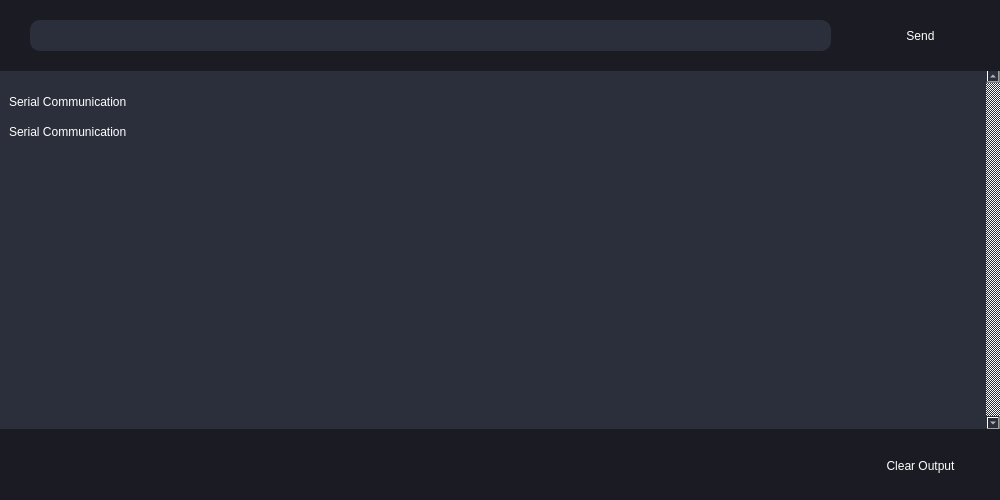
<?xml version="1.0" encoding="UTF-8"?>
<ui version="4.0">
 <author>Milan338</author>
 <class>Form</class>
 <widget class="QWidget" name="Form">
  <property name="geometry">
   <rect>
    <x>0</x>
    <y>0</y>
    <width>1000</width>
    <height>500</height>
   </rect>
  </property>
  <property name="minimumSize">
   <size>
    <width>1000</width>
    <height>500</height>
   </size>
  </property>
  <property name="maximumSize">
   <size>
    <width>1000</width>
    <height>500</height>
   </size>
  </property>
  <property name="windowTitle">
   <string>Form</string>
  </property>
  <property name="styleSheet">
   <string notr="true">background-color: rgb(43, 47, 59);
color: rgb(255, 255, 255);</string>
  </property>
  <widget class="QScrollArea" name="scrollArea">
   <property name="geometry">
    <rect>
     <x>-1</x>
     <y>69</y>
     <width>1001</width>
     <height>361</height>
    </rect>
   </property>
   <property name="frameShape">
    <enum>QFrame::NoFrame</enum>
   </property>
   <property name="verticalScrollBarPolicy">
    <enum>Qt::ScrollBarAlwaysOn</enum>
   </property>
   <property name="horizontalScrollBarPolicy">
    <enum>Qt::ScrollBarAlwaysOff</enum>
   </property>
   <property name="widgetResizable">
    <bool>true</bool>
   </property>
   <widget class="QWidget" name="scrollAreaWidgetContents">
    <property name="geometry">
     <rect>
      <x>0</x>
      <y>0</y>
      <width>984</width>
      <height>361</height>
     </rect>
    </property>
    <widget class="QLabel" name="label">
     <property name="geometry">
      <rect>
       <x>10</x>
       <y>20</y>
       <width>981</width>
       <height>25</height>
      </rect>
     </property>
     <property name="sizePolicy">
      <sizepolicy hsizetype="Preferred" vsizetype="Fixed">
       <horstretch>0</horstretch>
       <verstretch>0</verstretch>
      </sizepolicy>
     </property>
     <property name="minimumSize">
      <size>
       <width>0</width>
       <height>25</height>
      </size>
     </property>
     <property name="maximumSize">
      <size>
       <width>16777215</width>
       <height>25</height>
      </size>
     </property>
     <property name="text">
      <string>Serial Communication</string>
     </property>
    </widget>
    <widget class="QLabel" name="label_2">
     <property name="geometry">
      <rect>
       <x>10</x>
       <y>50</y>
       <width>981</width>
       <height>25</height>
      </rect>
     </property>
     <property name="sizePolicy">
      <sizepolicy hsizetype="Preferred" vsizetype="Fixed">
       <horstretch>0</horstretch>
       <verstretch>0</verstretch>
      </sizepolicy>
     </property>
     <property name="minimumSize">
      <size>
       <width>0</width>
       <height>25</height>
      </size>
     </property>
     <property name="maximumSize">
      <size>
       <width>16777215</width>
       <height>25</height>
      </size>
     </property>
     <property name="text">
      <string>Serial Communication</string>
     </property>
    </widget>
   </widget>
  </widget>
  <widget class="QWidget" name="horizontalWidget" native="true">
   <property name="geometry">
    <rect>
     <x>0</x>
     <y>429</y>
     <width>1001</width>
     <height>71</height>
    </rect>
   </property>
   <property name="styleSheet">
    <string notr="true">background-color: rgb(27, 27, 35);</string>
   </property>
   <layout class="QHBoxLayout" name="horizontalLayout"/>
  </widget>
  <widget class="QPushButton" name="btn_serial_clear">
   <property name="geometry">
    <rect>
     <x>860</x>
     <y>440</y>
     <width>121</width>
     <height>51</height>
    </rect>
   </property>
   <property name="styleSheet">
    <string notr="true">QPushButton
{
	color: rgb(255, 255, 255);
	background-color: rgb(27, 27, 35);
	border-radius: 10px;
}

QPushButton:hover
{
	background-color: rgb(74, 74, 74);
}

QPushButton:pressed 
{
	background-color: rgb(89, 89, 89);
}</string>
   </property>
   <property name="text">
    <string>Clear Output</string>
   </property>
  </widget>
  <widget class="QWidget" name="horizontalWidget_2" native="true">
   <property name="geometry">
    <rect>
     <x>0</x>
     <y>0</y>
     <width>1001</width>
     <height>71</height>
    </rect>
   </property>
   <property name="styleSheet">
    <string notr="true">background-color: rgb(27, 27, 35);</string>
   </property>
   <layout class="QHBoxLayout" name="horizontalLayout_2"/>
  </widget>
  <widget class="QLineEdit" name="input_serial_text">
   <property name="geometry">
    <rect>
     <x>30</x>
     <y>20</y>
     <width>801</width>
     <height>31</height>
    </rect>
   </property>
   <property name="styleSheet">
    <string notr="true">border-radius: 10px;</string>
   </property>
   <property name="text">
    <string/>
   </property>
  </widget>
  <widget class="QPushButton" name="btn_serial_send">
   <property name="geometry">
    <rect>
     <x>860</x>
     <y>10</y>
     <width>121</width>
     <height>51</height>
    </rect>
   </property>
   <property name="styleSheet">
    <string notr="true">QPushButton
{
	color: rgb(255, 255, 255);
	background-color: rgb(27, 27, 35);
	border-radius: 10px;
}

QPushButton:hover
{
	background-color: rgb(74, 74, 74);
}

QPushButton:pressed 
{
	background-color: rgb(89, 89, 89);
}</string>
   </property>
   <property name="text">
    <string>Send</string>
   </property>
  </widget>
 </widget>
 <resources/>
 <connections/>
</ui>
